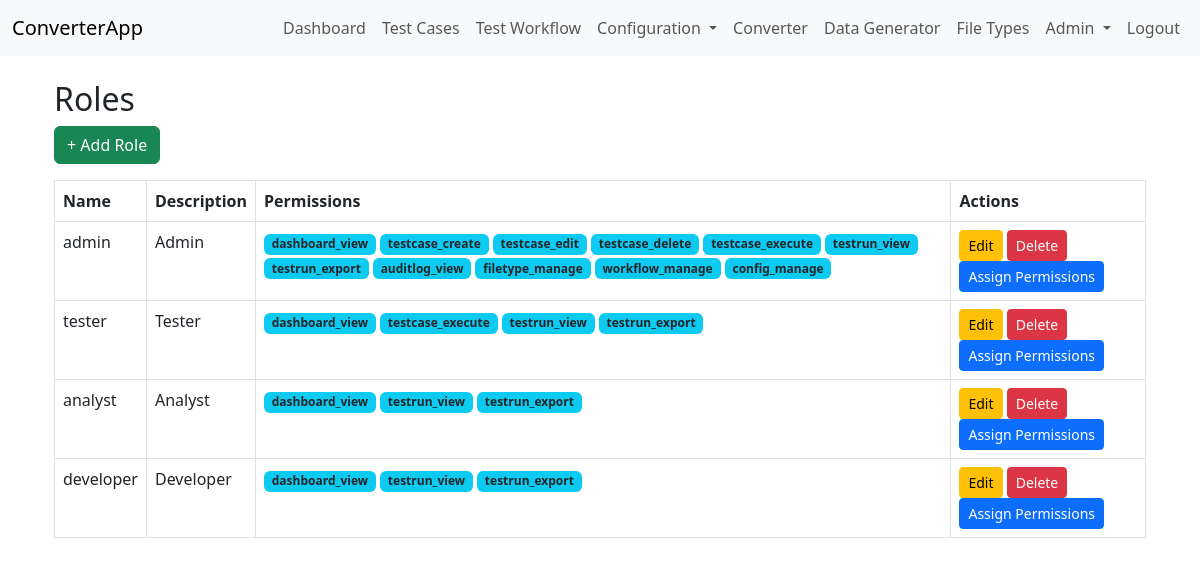
/roles (signed in), run on the app's committed database.
### app/models.py (models this page shows)
class Role(db.Model):
    id = db.Column(db.Integer, primary_key=True)
    name = db.Column(db.String(64), unique=True, nullable=False)
    description = db.Column(db.String(255))
    permissions = db.relationship('Permission', secondary=role_permissions, backref=db.backref('roles', lazy='dynamic'))

class Permission(db.Model):
    id = db.Column(db.Integer, primary_key=True)
    name = db.Column(db.String(64), unique=True, nullable=False)
    description = db.Column(db.String(255))

### app/auth/routes.py (the view)
@auth.route('/roles')
@login_required
@admin_or_permission_required('role_manage')
def list_roles():
    roles = Role.query.all()
    return render_template('roles.html', roles=roles)

### app/auth/routes.py (called while the page is built)
@login_manager.user_loader
def load_user(user_id):
    return User.query.get(int(user_id))

def admin_or_permission_required(permission):
    def decorator(f):
        @wraps(f)
        def decorated_function(*args, **kwargs):
            if not current_user.is_authenticated:
                return redirect(url_for('auth.login'))
            if getattr(current_user, 'role', None) and (current_user.role.name == 'admin' or any(p.name == permission for p in current_user.role.permissions)):
                return f(*args, **kwargs)
            flash('You do not have permission to access this page.', 'danger')
            return redirect(url_for('dashboard'))
        return decorated_function
    return decorator

### app/templates/roles.html (shortened to what this page needs)
{% extends 'base.html' %}
{% block content %}
<div class="container mt-4">
  <h2>Roles</h2>
  <a href="{{ url_for('auth.add_role') }}" class="btn btn-success mb-3">+ Add Role</a>
  <table class="table table-bordered">
    <thead>
      <tr>
        <th>Name</th>
        <th>Description</th>
        <th>Permissions</th>
        <th>Actions</th>
      </tr>
    </thead>
    <tbody>
      {% for role in roles %}
      <tr>
        <td>{{ role.name }}</td>
        <td>{{ role.description }}</td>
        <td>
          {% for perm in role.permissions %}
            <span class="badge bg-info text-dark">{{ perm.name }}</span>
          {% else %}
            <span class="text-muted">No permissions</span>
          {% endfor %}
        </td>
        <td>
          <a href="{{ url_for('auth.edit_role', role_id=role.id) }}" class="btn btn-sm btn-warning">Edit</a>
          <form method="POST" action="{{ url_for('auth.delete_role', role_id=role.id) }}" style="display:inline;">
            <button type="submit" class="btn btn-sm btn-danger" onclick="return confirm('Delete this role?');">Delete</button>
          </form>
          <a href="{{ url_for('auth.assign_permissions', role_id=role.id) }}" class="btn btn-sm btn-primary">Assign Permissions</a>
        </td>
      </tr>
      {% endfor %}
    </tbody>
  </table>
</div>
{% endblock %}

### data on the page
Role: name "admin", description "Admin"
Permission: name "dashboard_view"
Permission: name "testcase_create"
Permission: name "testcase_edit"
Permission: name "testcase_delete"
Permission: name "testcase_execute"
Permission: name "testrun_view"
Permission: name "testrun_export"
Permission: name "auditlog_view"
Permission: name "filetype_manage"
Permission: name "workflow_manage"
Permission: name "config_manage"
Role: name "tester", description "Tester"
Role: name "analyst", description "Analyst"
Role: name "developer", description "Developer"
